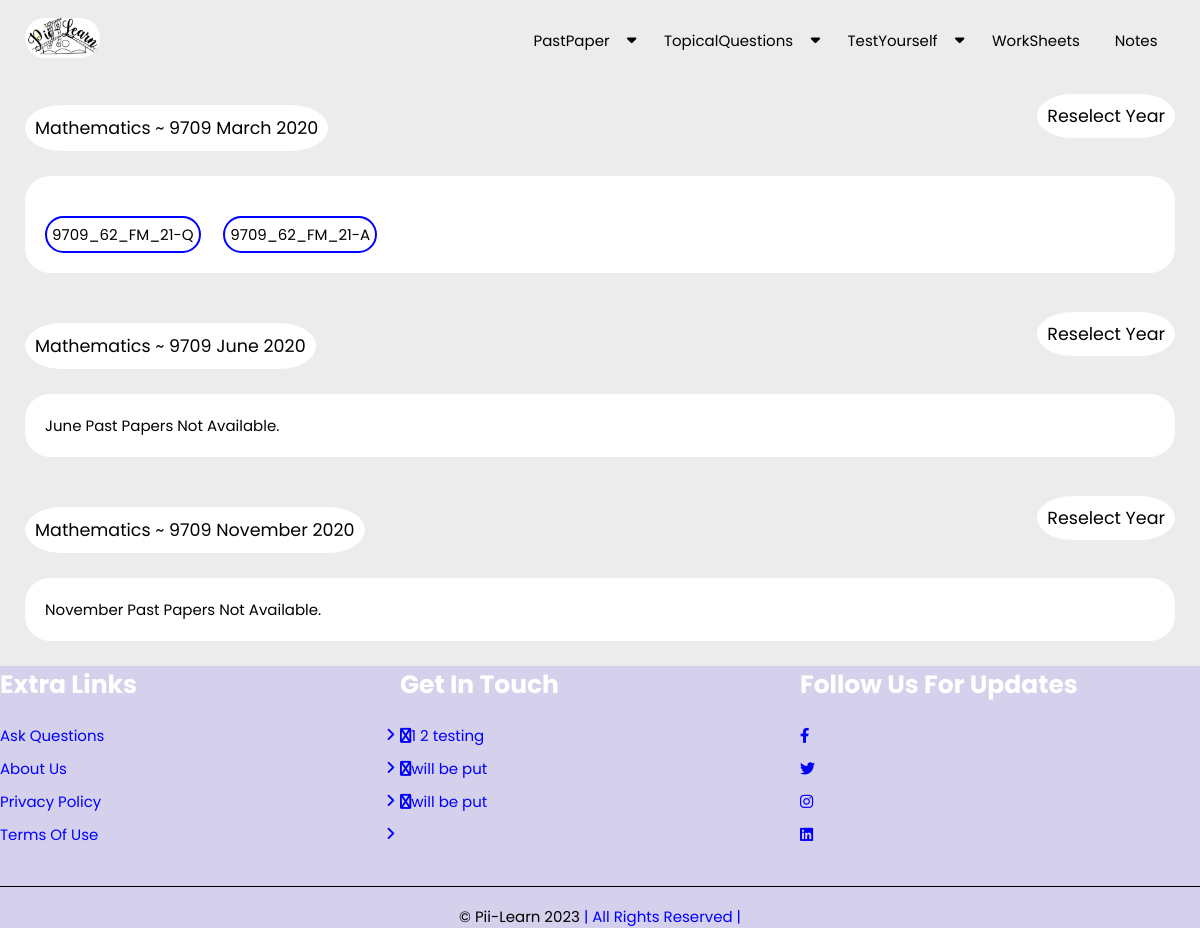
Before: /pastpapers/Cambridge As and A levels/Mathematics ~ 9709/2020 with the older database file.
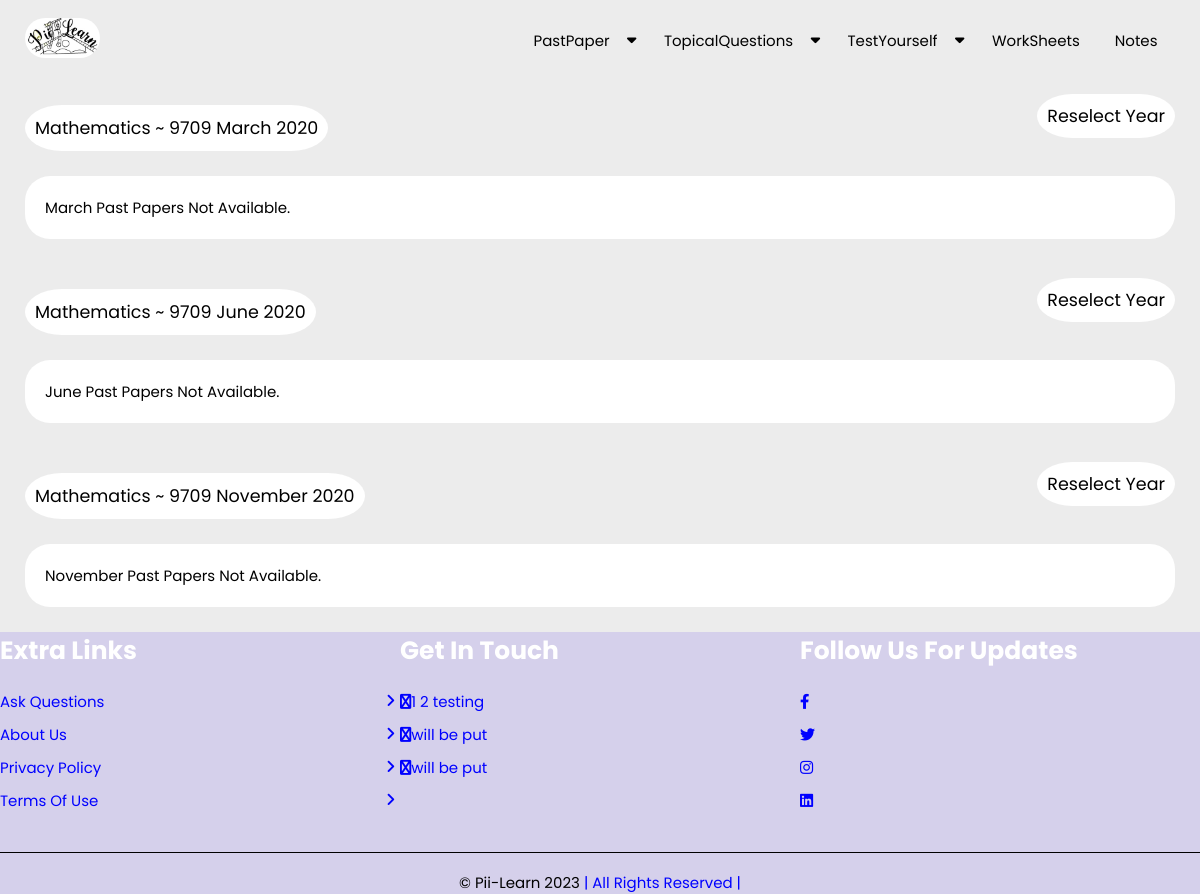
After: the same page with the newer database file.
### examsolution/models.py (models this page shows, shortened)
class FullQuestionAnswer(models.Model):
    subject_key = models.ForeignKey(Subject, on_delete=models.CASCADE, null='False')
    year_key = models.ForeignKey(Year, on_delete=models.CASCADE)
    session_key = models.ForeignKey(Session, on_delete=models.CASCADE)
    full_question_name = models.CharField(max_length=200)
    full_question_directory = models.FileField(null=True,upload_to='FullQuestionPaper')
    full_answersheet_name = models.CharField(max_length=200)
    full_answersheet_directory = models.FileField(null=True,upload_to='FullMarkScheme')
    paper_number = models.ForeignKey(Paper,on_delete=models.CASCADE,blank=True,null=True)
    A_raw_mark_req = models.IntegerField(blank=True, null=True)
    B_raw_mar_req = models.IntegerField(blank=True, null=True)
    C_raw_mar_req = models.IntegerField(blank=True, null=True)
    D_raw_mar_req = models.IntegerField(blank=True, null=True)
    E_raw_mar_req = models.IntegerField(blank=True, null=True)
    general_exam_report_cmnt = models.CharField(max_length=20000,blank=True, null=True)

### examsolution/views.py (the view)
# urls.py: path('pastpapers/<exam_board>/<subject_selected>/<year>', views.view_past_paper , name='view_past_paper'),
def view_past_paper(request,exam_board,subject_selected,year):
    website_logo = website_pics.objects.get(id=1)
    march_past_papers_selected_list = FullQuestionAnswer.objects.filter(session_key__session='March',year_key__year=year,subject_key__subject=subject_selected).order_by('full_question_name')
    june_past_papers_selected_list = FullQuestionAnswer.objects.filter(session_key__session='June',year_key__year=year,subject_key__subject=subject_selected).order_by('full_question_name')
    november_past_papers_selected_list = FullQuestionAnswer.objects.filter(session_key__session='November',year_key__year=year,subject_key__subject=subject_selected).order_by('full_question_name')
    march_extras = ReportThreshPrep.objects.filter(session_key__session='March',year_key__year = year,subject_key__subject=subject_selected).order_by('-extra_name')
    june_extras = ReportThreshPrep.objects.filter(session_key__session='June',year_key__year = year,subject_key__subject=subject_selected).order_by('-extra_name')
    november_extras = ReportThreshPrep.objects.filter(session_key__session='November',year_key__year = year,subject_key__subject=subject_selected).order_by('-extra_name')
    context = {
        'exam_board' : exam_board,
        'subject_selected' : subject_selected,
        'year':year,
        'march_past_papers_selected_list' : march_past_papers_selected_list,
        'june_past_papers_selected_list':june_past_papers_selected_list,
        'november_past_papers_selected_list':november_past_papers_selected_list,
        'march_extras' : march_extras,
        'june_extras':june_extras,
        'november_extras':november_extras,
        'website_logo':website_logo,
    }
    return render(request,'examsolution/view_past_paper.html',context)

### examsolution/templates/examsolution/view_past_paper.html (shortened to what this page needs)
{% extends 'examsolution/base.html' %}
{% load static %}
{% block content %}
<section class="question_answer">
    <div class="view_panel_heading">
        <p class="individual_reselect" > {{subject_selected}} March {{year}} <p>
        <a class="individual_reselect" href="{% url 'examsolution:year_past_papers' exam_board subject_selected %}">Reselect Year</a>
    </div>
    <div class="session_question_list">
        {% if march_past_papers_selected_list %}
            {% for question_answer in march_past_papers_selected_list %}
                <div class="past_paper_mark_scheme_display">
                    <a href="{% static question_answer.full_question_directory %}" class="past_paper_mark_scheme">{{question_answer.full_question_name}}</a>
                    <a href="{% static question_answer.full_answersheet_directory %}" class="past_paper_mark_scheme">{{question_answer.full_answersheet_name}}</a>
                    <br>
                </div>
            {% endfor %}
        {% else %}
            <p>March Past papers not available.</p>
        {% endif %}
    </div>
    <div class="view_panel_heading">
        <p class="individual_reselect" > {{subject_selected}} June {{year}} <p>
        <a class="individual_reselect" href="{% url 'examsolution:year_past_papers' exam_board subject_selected %}">Reselect Year</a>
    </div>
    <div class="session_question_list">
    {% if june_past_papers_selected_list %}
        {% for extra in  june_extras %}
            <a href="{% static extra.extra_directory %}" class="extras"> {{extra.extra_name}} </a>
            <br>
        {% endfor %}
        {% for question_answer in june_past_papers_selected_list %}
            <div class="past_paper_mark_scheme_display">
                <a href="{% static question_answer.full_question_directory %}" class="past_paper_mark_scheme">{{question_answer.full_question_name}}</a>
                <a href="{% static question_answer.full_answersheet_directory %}" class="past_paper_mark_scheme">{{question_answer.full_answersheet_name}}</a>
                <br>
            </div>
        {% endfor %}
    {% else %}
        <p>June Past papers not available.</p>
    {% endif %}
    </div>
    <div class="view_panel_heading">
        <p class="individual_reselect" > {{subject_selected}} November {{year}} <p>
        <a class="individual_reselect" href="{% url 'examsolution:year_past_papers' exam_board subject_selected %}">Reselect Year</a>
    </div>
    <div class="session_question_list">
    {% if november_past_papers_selected_list %}
        {% for extra in  november_extras %}
            <a href="{% static extra.extra_directory %}" class="extras"> {{extra.extra_name}} </a>
            <br>
        {% endfor %}
        {% for question_answer in november_past_papers_selected_list %}
            <div class="past_paper_mark_scheme_display">
                <a href="{% static question_answer.full_question_directory %}" class="past_paper_mark_scheme">{{question_answer.full_question_name}}</a>
                <a href="{% static question_answer.full_answersheet_directory %}" class="past_paper_mark_scheme">{{question_answer.full_answersheet_name}}</a>
                <br>
            </div>
        {% endfor %}
    {% else %}
        <p>November Past papers not available.</p>
    {% endif %}
    </div>
</section>
{% endblock content %}

Changed rows visible on the page:
no longer on this page (row edited): FullQuestionAnswer: full_question_name "9709_62_FM_21-Q", full_answersheet_name "9709_62_FM_21-A"
Other visible differences:
text now shown: "March Past Papers Not Available."
